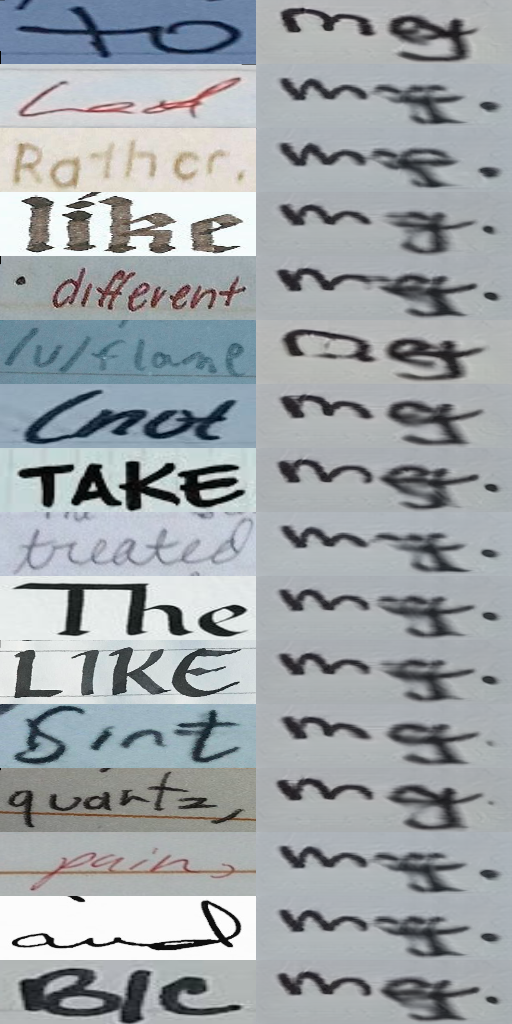
#> input picture encoder_sample/encoder_000000.png, 512 x 1024 px, given in place of 0.png, which was not available
$ python visualization.py
#> lines starting #> are read from the running program, lines starting #| are printed output that depends on the picture
#when user inputs index of a grid image, this script will visualize or save the grid image

import numpy as np
from PIL import Image
import os
import sys


def get_image(img_path, row, col, image_size=(64,256), grid_width=1):
#> called with row = 0, col = 0, image_size = (64, 256), grid_width = 1
    left_point = grid_width + (image_size[1] + grid_width) * col
    right_point = left_point + image_size[1]
    top_point = grid_width + (image_size[0] + grid_width) * row
    bottom_point = top_point + image_size[0]

    img = Image.open(img_path)
#> img is the input picture: PIL image 512x1024 RGB; mean R, G, B 158, 163.8, 167.6
    cropped_img = img.crop([left_point, top_point, right_point, bottom_point])
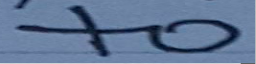
#> cropped_img: PIL image 256x64 RGB; mean R, G, B 97, 118.3, 149.7

    return cropped_img


file_name = "/home/sy/textailor_CLAB/run_js/optimize_w_input/0.png"
output_path = "/home/sy/textailor_CLAB/doc/w_optim_sample.png"

img = get_image(file_name, 0, 0)
img.save(output_path)

$ run again, on encoder_sample/encoder_000100.png
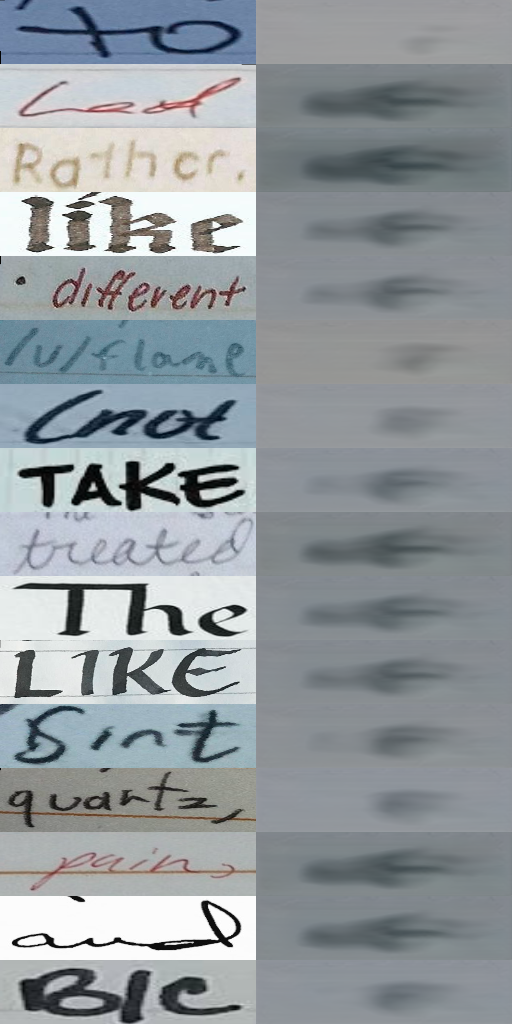
#> input picture encoder_sample/encoder_000100.png, 512 x 1024 px, given in place of 0.png, which was not available
#> in get_image, img is the input picture: PIL image 512x1024 RGB; mean R, G, B 146.3, 152.9, 157.2
#> in get_image, `cropped_img = img.crop([left_point, top_point, right_point, bottom_poi..`:
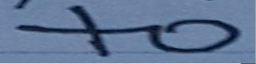
#> cropped_img: PIL image 256x64 RGB; mean R, G, B 96.9, 118.2, 149.6
